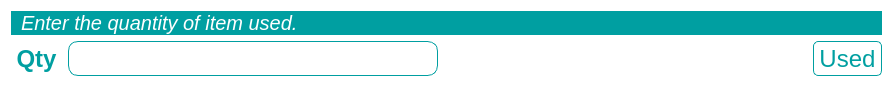
<?xml version="1.0" encoding="UTF-8"?>
<ui version="4.0">
 <class>UserQuantityEdit</class>
 <widget class="QWidget" name="UserQuantityEdit">
  <property name="geometry">
   <rect>
    <x>0</x>
    <y>0</y>
    <width>893</width>
    <height>87</height>
   </rect>
  </property>
  <property name="minimumSize">
   <size>
    <width>0</width>
    <height>55</height>
   </size>
  </property>
  <property name="maximumSize">
   <size>
    <width>16777215</width>
    <height>100</height>
   </size>
  </property>
  <property name="font">
   <font>
    <pointsize>18</pointsize>
   </font>
  </property>
  <property name="windowTitle">
   <string>Form</string>
  </property>
  <property name="styleSheet">
   <string notr="true">* {
	background: #fff
}

QLabel {
	color: #fff;
	background: rgb(0, 159, 161);
	padding-left: 5px;
	padding-right: 5px;
}

#qty_label {
	background: #fff;
	color: rgb(0, 159, 161);
}

QLineEdit {
	border: 1px solid rgb(0, 159, 161);
	border-radius: 10px;
	padding-left: 10px;
	color: rgb(0, 159, 161)
}

QLineEdit:hover {
	border: 2px solid rgb(0, 159, 161);
}

QPushButton {
	border: 1px solid;
	margin: 0;
	height: 40px;
	color: rgb(0, 159, 161);
	border-color: rgb(0, 159, 161);
	padding: 5px;
	border-radius: 5px;
}

QPushButton:hover{
	background: rgb(0, 159, 161);
	color: #fff;
}
</string>
  </property>
  <layout class="QVBoxLayout" name="verticalLayout">
   <item>
    <widget class="QLabel" name="label">
     <property name="font">
      <font>
       <pointsize>15</pointsize>
       <italic>true</italic>
      </font>
     </property>
     <property name="text">
      <string>Enter the quantity of item used.</string>
     </property>
    </widget>
   </item>
   <item>
    <layout class="QHBoxLayout" name="horizontalLayout">
     <item>
      <widget class="QLabel" name="qty_label">
       <property name="maximumSize">
        <size>
         <width>16777215</width>
         <height>45</height>
        </size>
       </property>
       <property name="font">
        <font>
         <pointsize>18</pointsize>
         <bold>true</bold>
        </font>
       </property>
       <property name="text">
        <string>Qty</string>
       </property>
       <property name="alignment">
        <set>Qt::AlignCenter</set>
       </property>
      </widget>
     </item>
     <item>
      <widget class="QLineEdit" name="qty_input">
       <property name="maximumSize">
        <size>
         <width>16777215</width>
         <height>45</height>
        </size>
       </property>
       <property name="font">
        <font>
         <pointsize>18</pointsize>
        </font>
       </property>
      </widget>
     </item>
     <item>
      <spacer name="horizontalSpacer">
       <property name="orientation">
        <enum>Qt::Horizontal</enum>
       </property>
       <property name="sizeHint" stdset="0">
        <size>
         <width>40</width>
         <height>20</height>
        </size>
       </property>
      </spacer>
     </item>
     <item>
      <widget class="QPushButton" name="used_button">
       <property name="maximumSize">
        <size>
         <width>16777215</width>
         <height>45</height>
        </size>
       </property>
       <property name="font">
        <font>
         <pointsize>18</pointsize>
        </font>
       </property>
       <property name="text">
        <string>Used</string>
       </property>
      </widget>
     </item>
    </layout>
   </item>
  </layout>
 </widget>
 <resources/>
 <connections/>
</ui>
